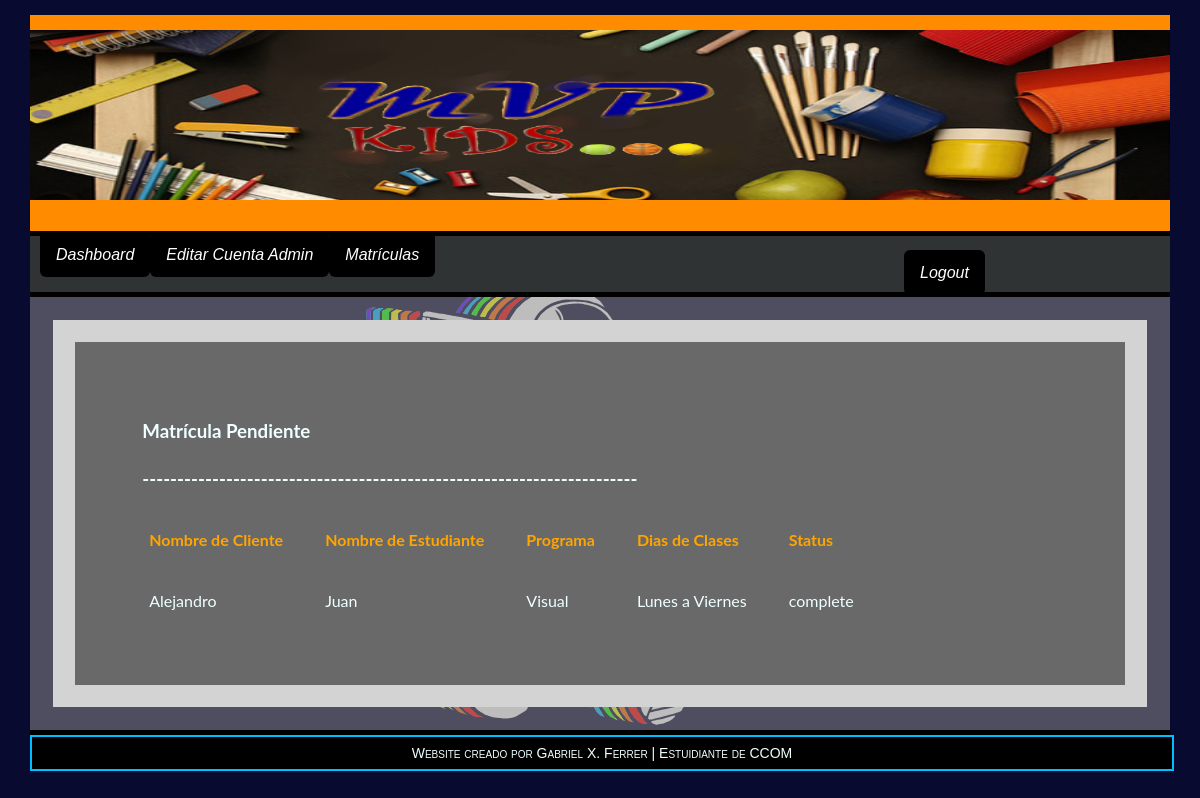
Page /admin/matri_info.php?m_id=1 (signed in) on the committed database.
### tables this page shows
CREATE TABLE `matricula` (
  `m_id` int(3) NOT NULL AUTO_INCREMENT,
  `p_name` varchar(20) NOT NULL,
  `student_name` varchar(20) NOT NULL,
  `email` varchar(60) NOT NULL,
  `grade` varchar(10) NOT NULL,
  `dias_clases` varchar(30) NOT NULL,
  `programa` varchar(20) NOT NULL,
  `plan_medico` text NOT NULL,
  `u_id` int(4) NOT NULL,
  `e_id` int(3) NOT NULL,
  `p_id` int(3) NOT NULL,
  `status` varchar(15) NOT NULL,
  PRIMARY KEY (`m_id`),
  KEY `u_id` (`u_id`),
  KEY `e_id` (`e_id`),
  KEY `p_id` (`p_id`),
  CONSTRAINT `matricula_ibfk_1` FOREIGN KEY (`u_id`) REFERENCES `user` (`usuario_ID`),
  CONSTRAINT `matricula_ibfk_3` FOREIGN KEY (`p_id`) REFERENCES `encargado` (`p_id`)
);

### public/admin/matri_info.php (the view, shortened to what this page needs)
<?php
    require_once("functions/functions_MVP.php");
    $id = $_SESSION['admin'];
?>
<!DOCTYPE html>
<html>
    <head>
        <link href="css/style2.css" rel="stylesheet">
    </head>
<body>
    <div id="container">
        <div id="header"><img src="img/MVP_banner.png" style="width:100%; height:170px"></div>
    <div id="navbar">
        <ul>
            <li><a href='admin_index.php'>Dashboard</a></li>
            <li><?php if(isset($_SESSION['admin'])){
                    echo "<a href='edit_admin.php?id=$id'>Editar Cuenta Admin</a>";
            }
            ?></li>
            <li><a href="matriculas.php">Matrículas</a></li>
            <li style="padding-left:54em;">
            <?php
            if(isset($_SESSION['u'])){
                echo "<a href='logout.php?p=index.php'>Logout</a>";
            }
			else{
                if(isset($_SESSION['admin'])){
                    echo "<a href='logout.php?p=public/index.php'>Logout</a>";
                }
                else{
                echo "<a class='on' href='login.php'></a>";
                }
		    }		?></a>
            </li>
        </ul>
        </div>
    <div id="main_body">
        <div id="main">
            <div id="mat_container">
                <div id="main_mat">
                <?php if(isset($_SESSION['admin'])){ ?>
                <h3>Matrícula Pendiente</h3>
                <table>
<?php if(isset($_GET['m_id'])){
    $m = $_GET['m_id'];
    $m_query = "SELECT * FROM matricula m, encargado p, estudiante e WHERE m.m_id = $m AND m.e_id = e.e_id AND m.p_id = p.p_id";
      $Mq = mysqli_query($con,$m_query);
      if(mysqli_num_rows($Mq) == 0){
            echo "Username is already in system, enter another Username";
      }
      else{
            print "<tr>
                    <td align='left'><b style='color:orange'>Nombre de Cliente</b></td>
                    <td align='left'><b style='color:orange'>Nombre de Estudiante</b></td>
                    <td align='left'><b style='color:orange'>Programa</b></td>
                    <td align='left'><b style='color:orange'>Dias de Clases</b></td>
                    <td align='left'><b style='color:orange'>Status</b></td>
                    </tr>";
          while($row = mysqli_fetch_array($Mq)){
                print "<tr>
                       <td align='left'> ".$row['p_name']."  </td>
                       <td align='left'> ".$row['student_name']."  </td>
                       <td align='left'> ".$row['programa']." </td>
                       <td align='left'> ".$row['dias_clases']."  </td>
                       <td align='left'> ".$row['status']." </td>
                       </tr>
                       ";
                print "<h3>-----------------------------------------------------------------------</h3>";
          }
      }
?>
                </table>
                <?php }}
                    else{
                        print "<h3>You are currently not logged in our systems, please enter your account</h3>
                        <p>&nbsp;&nbsp;&nbsp;<a href='login.php' class='aL'>Log In</a></p>";
                    }
                    ?>
                </div>
            </div>
        </div>
        </div>
    <div id="footer">
        Website creado por Gabriel X. Ferrer | Estuidiante de CCOM
        </div>
    </div>
</body>
</html>

### public/admin/matri_info.php (style rules this page uses)
body { background-image: url(img/cool_w1.gif); max-width: 100%; max-height: 100%; background-repeat: repeat; }
#navbar { background-color:azure; width: 100%; clear: both; }
#header { width: 100%; padding-bottom: 15px; padding-top: 15px; clear: both; position: relative; text-shadow: coral 0 0 10px; background-color: darkorange; color: darkblue; text-align: center; border-bottom: 5px solid black; font-size: 4em; font-variant: small-caps; font-family: 'Lacquer', sans-serif; }
#container { width: 95%; padding-top: 15px; margin: auto; position: relative; }
#main_body { display: flex; color: azure; font-family: 'Lato', sans-serif; }
#main { float:left; width: 100%; text-align: left; padding: 2%; background-color: rgba(137, 136, 136, 0.55); border-top: 5px solid black; border-bottom: 5px solid black; }
#mat_container { width: 96%; padding: 2%; background-color:lightgray; position: relative; }
#main_mat { width: 90%; padding: 5%; position: relative; background-color: dimgray; }
#footer { width: 100%; padding-bottom: 8px; padding-top: 8px; position: relative; background-color: black; border: 2px solid deepskyblue; color: azure; text-align: center; font-size: 14px; font-variant: small-caps; font-family: 'Saira Semi Condensed', sans-serif; }
h3 { padding-left: 15px; padding-top: 7px; }
li { float: left; }
li a { background-color: black; color: white; border-radius: 6px; position: relative; padding: 14px 16px; text-decoration-line: none; }
ul { list-style-type: none; margin: 0; padding: 10px; overflow: hidden; background-color: rgba(0,0,0,0.8); font-family: 'Saira Semi Condensed', sans-serif; font-style: italic; }
body { margin: 0; }
table td { padding:20px; }

### rows in the picture
matricula: p_name "Alejandro", student_name "Juan", programa "Visual", dias_clases "Lunes a Viernes", status "complete"
